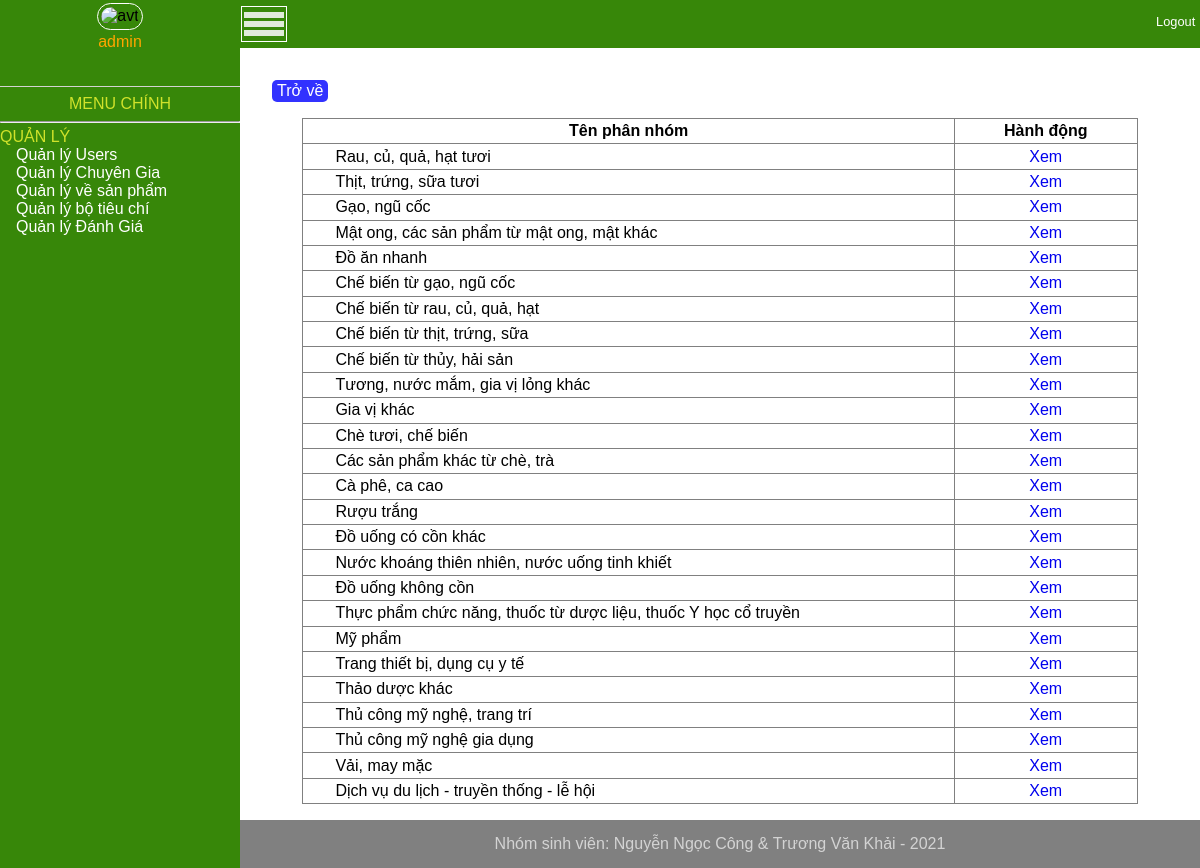
The page /index.php?url=Admin/DanhSachTieuChi (signed in) on the database its author committed.
### tables this page shows
CREATE TABLE `tb_phan_nhom_sp` (
  `id_phan_nhom` int NOT NULL,
  `ten_phan_nhom` varchar(255) NOT NULL,
  `nhom` int NOT NULL
);

### mvc/controller/BoTieuChiController.php (called while the page is built, shortened)
<?php
    class BoTieuChi extends Controller{
        function DanhSach(){
            $model = $this->model("PhieuDanhGia");
            $data = $model->layDS();
            $this->view("Admin/Home",["data" => $data,'view'=>"BoTieuChi/DSPhieuDanhGia"]);
        }
    }

### mvc/controller/AdminController.php (called while the page is built, shortened)
<?php
    class Admin extends Controller
    {
        function DanhSachTieuChi()
        {
            include "./mvc/controller/BoTieuChiController.php";
            $pr = new BoTieuChi();
            $pr->DanhSach();
        }
    }

### mvc/core/app.php (called while the page is built, shortened)
<?php
    class App{
        var $action;
        var $params=[];
        private $defaultController = "Home";
        private $defaultAction = "Welcome";
        function __construct(){
            $url = $this->getProcess();
            $temp = array_shift($url);
            if(file_exists('./mvc/controller/'.$temp.'Controller.php')){
                 $this->controller= $temp;
                 $temp = array_shift($url);
                 if(method_exists($this->controller,$temp)){
                    $this->action = $temp;
                    $this->params = array_values($url);
                 }
                 else{
                     $this->action = $this->defaultAction;
                 }
            }else{
                 $this->controller = $this->defaultController;
                 $this->action=$this->defaultAction;
                 require_once './mvc/controller/'.$this->controller.'Controller.php';
            }
            $obj = new $this->controller;
            call_user_func_array([$obj,$this->action],$this->params);
        }
        function getProcess(){
            $url = explode('/',filter_var(trim($_GET['url'])));
            return $url;
        }
    }

### index.php (called while the page is built, shortened)
<?php
    $app = new App();
?>

### mvc/core/DataBaseHandler.php (called while the page is built, shortened)
<?php
    class DB{
        var $host;
        var $user;
        var $pass;
        var $dbName;
        var $conn;
        function __construct(){
            $this->dbName = Config::$dbName;
            $this->host = Config::$dbHost;
            $this->user = Config::$dbUser;
            $this->pass = Config::$dbPass;
            $this->conn = null;
        }
        function getConnection(){
            if($this->conn == null){
                $this->conn = new mysqli($this->host,$this->user,$this->pass, $this->dbName);
                $this->conn->set_charset("UTF8");
            }
            return $this->conn;
        }
        function executeQuery($sql){
            $result = null;
            if($this->conn){
                $result = $this->conn->query($sql);
            }
            return $result;
        }
    }

### mvc/models/PhieuDanhGia.php (called while the page is built, shortened)
<?php
    class PhieuDanhGia extends DB{
        function layDS(){
            $sql = "SELECT id_phan_nhom,ten_phan_nhom FROM `tb_phan_nhom_sp` WHERE 1";
            $result = $this->executeQuery($sql);
            return $result;
        }
    }

### mvc/views/BoTieuChi/DSPhieuDanhGia.php (the view, shortened to what this page needs)
<div class="main-div">
        <div class="link">
        <a id="back-button" href="?url=Admin/DanhSachTieuChi">Trở về</a>
        </div>
        <table border="1">
            <tr >
                <th>Tên phân nhóm</th>
                <th>Hành động</th>
            </tr>
            <?php while($row = $params['data']->fetch_assoc()){?>
            <tr>
                <td><?php echo $row['ten_phan_nhom'] ;?></td>
                <td><a href="?url=Admin/ChiTietTieuChi/<?php echo $row['id_phan_nhom']?>">Xem</a></li></td>
            </tr>
            <?php }?>
        </table>
</div>

### themes/admin/css/style.css (style rules this page uses)
* { margin: 0; padding: 0; font-size: 16px; font-family: sans-serif; box-sizing: border-box; }
body, html { width: 100%; min-height: 100%; }
.content table { width: 90%; margin: auto; }

### mvc/views/BoTieuChi/DSPhieuDanhGia.php (style rules this page uses)
table { width: 90%; border-collapse: collapse; margin: 1rem auto; }
td,th { padding: 0.2rem 2rem; list-style: none; }
.main-div { padding: 1rem; }
td:last-child { text-align: center; }
table a { text-decoration: none; }
#back-button { margin: 1rem; display: block; padding: 2px 5px; width: fit-content; border:none; background-color: blue; opacity: 0.8; border-radius: 5px; color: white; cursor: pointer; transition: opacity 0.2s ease; text-decoration: none; }

### rows shown on the page
tb_phan_nhom_sp: ten_phan_nhom "Rau, củ, quả, hạt tươi"
tb_phan_nhom_sp: ten_phan_nhom "Thịt, trứng, sữa tươi"
tb_phan_nhom_sp: ten_phan_nhom "Gạo, ngũ cốc"
tb_phan_nhom_sp: ten_phan_nhom "Mật ong, các sản phẩm từ mật ong, mật khác"
tb_phan_nhom_sp: ten_phan_nhom "Đồ ăn nhanh"
tb_phan_nhom_sp: ten_phan_nhom "Chế biến từ gạo, ngũ cốc"
tb_phan_nhom_sp: ten_phan_nhom "Chế biến từ rau, củ, quả, hạt"
tb_phan_nhom_sp: ten_phan_nhom "Chế biến từ thịt, trứng, sữa"
tb_phan_nhom_sp: ten_phan_nhom "Chế biến từ thủy, hải sản"
tb_phan_nhom_sp: ten_phan_nhom "Tương, nước mắm, gia vị lỏng khác"
tb_phan_nhom_sp: ten_phan_nhom "Gia vị khác"
tb_phan_nhom_sp: ten_phan_nhom "Chè tươi, chế biến"
tb_phan_nhom_sp: ten_phan_nhom "Các sản phẩm khác từ chè, trà"
tb_phan_nhom_sp: ten_phan_nhom "Cà phê, ca cao"
tb_phan_nhom_sp: ten_phan_nhom "Rượu trắng"
tb_phan_nhom_sp: ten_phan_nhom "Đồ uống có cồn khác"
tb_phan_nhom_sp: ten_phan_nhom "Nước khoáng thiên nhiên, nước uống tinh khiết"
tb_phan_nhom_sp: ten_phan_nhom "Đồ uống không cồn"
tb_phan_nhom_sp: ten_phan_nhom "Thực phẩm chức năng, thuốc từ dược liệu, thuốc Y học cổ truyền"
tb_phan_nhom_sp: ten_phan_nhom "Mỹ phẩm"
tb_phan_nhom_sp: ten_phan_nhom "Trang thiết bị, dụng cụ y tế"
tb_phan_nhom_sp: ten_phan_nhom "Thảo dược khác"
tb_phan_nhom_sp: ten_phan_nhom "Thủ công mỹ nghệ, trang trí"
tb_phan_nhom_sp: ten_phan_nhom "Thủ công mỹ nghệ gia dụng"
tb_phan_nhom_sp: ten_phan_nhom "Vải, may mặc"
tb_phan_nhom_sp: ten_phan_nhom "Dịch vụ du lịch - truyền thống - lễ hội"

### other values the page prints
$_SESSION['user']['username'] "admin"
